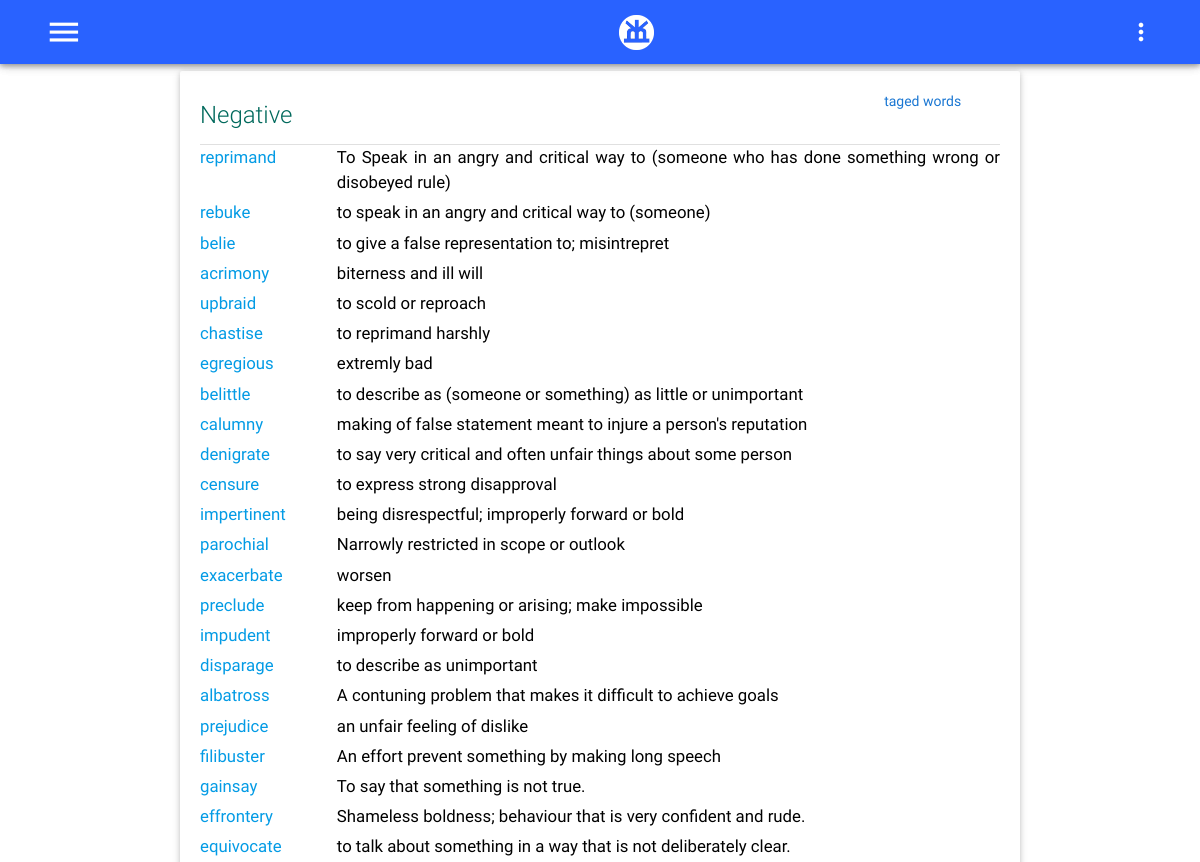
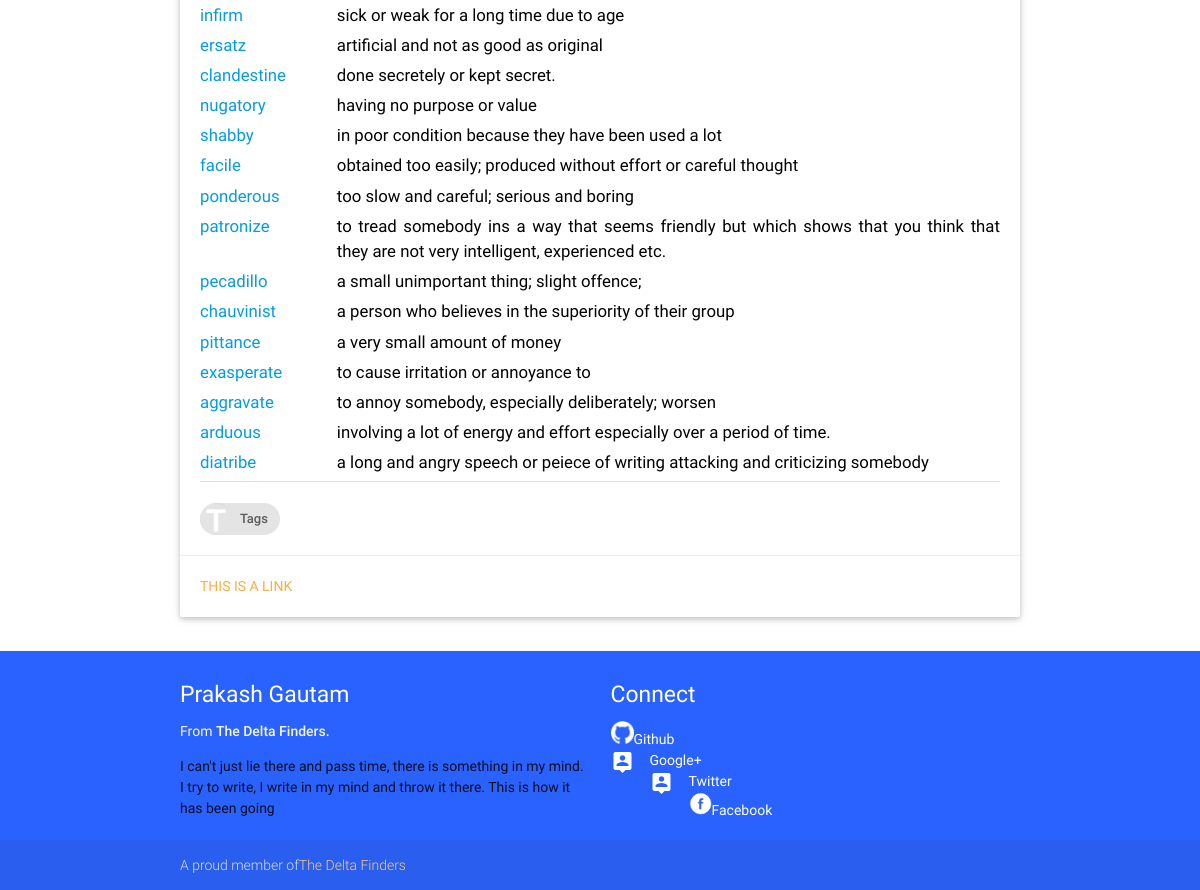
The page /gre/tag/Negative on the database its author committed (2 pictures, top to bottom).
### gre/models.py (models this page shows, shortened)
class Tag(models.Model):
    tagname = models.CharField(max_length=200,unique=True)

class Vocab(models.Model):
    word = models.CharField(max_length=25,unique=True)
    meaning = models.CharField(max_length=250)
    sentences = models.TextField();
    createdate = models.DateTimeField(auto_now_add=True)
    updatedate = models.DateTimeField(auto_now=True)
    category = models.ManyToManyField('Tag',blank=False)
    source = models.ManyToManyField('Source',blank=False)
    synonym = models.ManyToManyField('Vocab',  blank=True, related_name="%(app_label)s_%(class)s_related_synonym")
    antonym = models.ManyToManyField('Vocab',  blank=True, related_name="%(app_label)s_%(class)s_related_antonym")
    seealso = models.ManyToManyField('Vocab',  blank=True, related_name="%(app_label)s_%(class)s_related_see_also" )
    def __str__(self):
        return self.word

### gre/views.py (the view)
# urls.py: url(r'^tag/(?P<ptag>[\w]+)$',views.GreTag.as_view(),name='tag'),
class GreTag(View):
    def get(self,request,ptag):
        tagids = get_list_or_404(Tag,tagname__contains = ptag)
        tagwords = get_list_or_404(Vocab,category__in = tagids)
        template = loader.get_template('gre/tags.html')
        context = {
            'tagwords':tagwords,
            'tag' : ptag
        }
        return HttpResponse(template.render(context,request))

### gre/templates/gre/tags.html (shortened to what this page needs)
{%extends "base.html" %}
{%load staticfiles %}
{%block bodycontent %}
<div class="container">
<div class="row">
    <div class="col l12 s12 m12">
      <div class="card">
        <div class="card-content black-text">
          <div class="row">
              <div class="col s12 m8 l10">
                  <span class="card-title teal-text text-darken-3" style="font-size: 2em:text-align:center;">
                      {{tag}}
                  </span>
              </div>
              <div class="col s12 m4  l2">
                  <span class="blue-text text-darken-2" style="text-align: right;">taged words</span>
              </div>
            </div>
            <div class="divider"></div>
            <div class="content" style="text-align: justify; font-size: 1.2em">
            {%for word in tagwords%}
            <div class="row">
                <div class="col s3 m3 l2"><a href="{% url 'gre:meaning' word%}">{{word}}</a></div>
                <div class="col s9 m9 l10">{{word.meaning}}</div>
             </div>
            {% endfor %}
          </div>
          <div class="divider"></div>
          <br/>
          <a href="{% url 'gre:alltag' %}">
          <div class="chip">
                <img src="{%static 'images/capital-t.png'%}" alt="Tags">
                Tags
          </div>
          </a>
        </div>
        <div class="card-action">
          <a href="#">This is a link</a>
        </div>
      </div>
    </div>
</div>
</div>
{%endblock bodycontent %}

### templates/base.html (shortened to what this page needs)
{% load staticfiles %}
<!DOCTYPE html>
<html lang="en">
<head>
  {%block css %}
  <link href="{%static 'css/MaterialFonts.css'%}" type="text/css" rel="stylesheet" media="screen,projection"/>
  <link href="{%static 'css/materialize.css'%}" type="text/css" rel="stylesheet" media="screen,projection"/>
  <link href="{%static 'css/style.css'%}" type="text/css" rel="stylesheet" media="screen,projection"/>
  <link href="{%static 'css/prettify/prettify.css'%}" type="text/css" rel="stylesheet" media="screen,projection"/>
  {%endblock css%}
</head>
<body onload="prettyPrint()">
    {%include "navbar.html" %}
    {%block bodycontent%} {% endblock bodycontent %}
    {%include "footer.html" %}
  </body>
</html>

### templates/navbar.html (shortened to what this page needs)
{%load staticfiles %}
{% block navbar %}
<nav class="blue accent-4 pr-container" role="navigation" style="position: fixed; z-index:50;" >
  <div class="nav-wrapper ">
    <a href="#!" data-activates="pull-menu" class="button-collapse show-on-large" onclick="Materialize.showStaggeredList('#nav-collapse')"><i class="material-icons">menu</i></a>
    <div class="center-align" >
        <a id="logo-container" href="/" class="brand-logo">
            <img src="{% static 'images/prpr-icon.png'%}" style="height: 50px; width=50px;padding-top:15px"/>
        </a>
    </div>
    <div id = "menu-ellipsis" class="right hide-on-large">
      <a class='dropdown-button' href='#' data-activates='pr-login-dropdown'><i class="material-icons">more_vert</i></a>
    </div>
  </div>
</nav>
<nav class="blue accent-4 pr-container" role="navigation" style="z-index:;" >
  <div class="nav-wrapper ">
  </div>
</nav>
{%endblock navbar%}

### templates/footer.html
{% load staticfiles %}
{%block footer %}
<footer class="page-footer blue accent-4">
    <div class="container">
      <div class="row">
        <div class="col l6 s12">
          <h5 class="white-text">Prakash Gautam</h5>
          <p class="grey-text text-lighten-4">From <strong>The Delta Finders.</strong> </p>
          <p>I can't just lie there and pass time, there is
             something in my mind. I try to write,  I write
             in my mind and throw it there. This is  how it
             has been going
          </p>
        </div>
       <div class="col l6 s12">
          <h5 class="white-text">Connect</h5>
          <ul>
              <li><a class="white-text" href="http://github.com/pranphy/"><img src="{% static 'images/github-icon.png' %}" style="height:23px; width:23px" />Github</a></li>
              <li><a class="white-text" href="http://plus.google.com/pranphy/"><i class="material-icons left">person_pin</i>Google+</a></li>
              <li><a class="white-text" href="http://twitter.com/pranphy"><i class="material-icons left">person_pin</i>Twitter</a></li>
              <li><a class="white-text" href="http://fb.com/pranphy"><img src="{% static 'images/facebook-icon.png' %}" style="height:23px; width:23px" />Facebook</a></li>
          </ul>
        </div>
      </div>
    </div>
    <div class="footer-copyright">
      <div class="container text-center">
      A proud member of<a class="orange-text text-lighten-3" href="http://github.com/TheDeltaFinders/">The Delta Finders</a>
      </div>
    </div>
  </footer>
{% endblock footer %}

### static/css/style.css (style rules this page uses)
html { font-size: 14px; }
.pr-container { padding: 0px; padding-left: 45px; padding-right: 45px; }
nav i.material-icons { height: inherit; line-height: inherit; }
.row { margin-bottom: 5px; }

### rows shown on the page
Tag: tagname "Negative"
Vocab: word "reprimand", meaning "To Speak in an angry and critical way to (someone who has done something wrong or disobeyed rule)"
Vocab: word "rebuke", meaning "to speak in an angry and critical way to (someone)"
Vocab: word "belie", meaning "to give a false representation to; misintrepret"
Vocab: word "acrimony", meaning "biterness and ill will"
Vocab: word "upbraid", meaning "to scold or reproach"
Vocab: word "chastise", meaning "to reprimand harshly"
Vocab: word "egregious", meaning "extremly bad"
Vocab: word "belittle", meaning "to describe as (someone or something) as little or unimportant"
Vocab: word "calumny", meaning "making of false statement meant to injure a person's reputation"
Vocab: word "denigrate", meaning "to say very critical and often unfair things about some person"
Vocab: word "censure", meaning "to express strong disapproval"
Vocab: word "impertinent", meaning "being disrespectful; improperly forward or bold"
Vocab: word "parochial", meaning "Narrowly restricted in scope or outlook"
Vocab: word "exacerbate", meaning "worsen"
Vocab: word "preclude", meaning "keep from happening or arising; make impossible"
Vocab: word "impudent", meaning "improperly forward or bold"
Vocab: word "disparage", meaning "to describe as unimportant"
Vocab: word "albatross", meaning "A contuning problem that makes it difficult to achieve goals"
Vocab: word "prejudice", meaning "an unfair feeling of dislike"
Vocab: word "filibuster", meaning "An effort prevent something by making long speech"
Vocab: word "gainsay", meaning "To say that something is not true."
Vocab: word "effrontery", meaning "Shameless boldness; behaviour that is very confident and rude."
Vocab: word "equivocate", meaning "to talk about something in a way that is not deliberately clear."
Vocab: word "infirm", meaning "sick or weak for a long time due to age"
Vocab: word "ersatz", meaning "artificial and not as good as original"
Vocab: word "clandestine", meaning "done secretely or kept secret."
Vocab: word "nugatory", meaning "having no purpose or value"
Vocab: word "shabby", meaning "in poor condition because they have been used a lot"
Vocab: word "facile", meaning "obtained too easily; produced without effort or careful thought"
Vocab: word "ponderous", meaning "too slow and careful; serious and boring"
Vocab: word "patronize", meaning "to tread somebody ins a way that seems friendly but which shows that you think that they are not very intelligent, experienced etc."
Vocab: word "pecadillo", meaning "a small unimportant thing; slight offence;"
Vocab: word "chauvinist", meaning "a person who believes in the superiority of their group"
Vocab: word "pittance", meaning "a very small amount of money"
Vocab: word "exasperate", meaning "to cause irritation or annoyance to"
Vocab: word "aggravate", meaning "to annoy somebody, especially deliberately; worsen"
Vocab: word "arduous", meaning "involving a lot of energy and effort especially over a period of time."
Vocab: word "diatribe", meaning "a long and angry speech or peiece of writing attacking and criticizing somebody"
